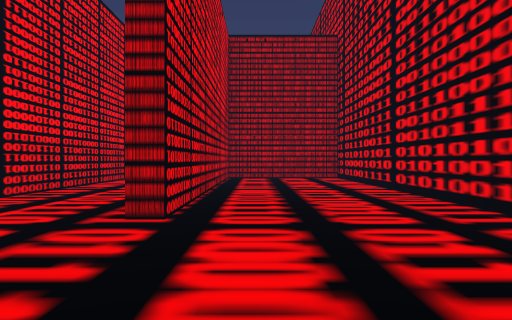
view 1 (above)

24 first-person views from a walk through a 3-D level made in the Unity game engine. The camera is 1.5 m above the floor, looks level and sees 70° across. The floor is counted in squares, 2 m on a side. Each view is taken from the middle of a square. On the plan, view 1 faces up. The plan holds only what a view shows up to about 11 squares ahead; the rest is blank. The place goes on beyond the plan. Some animated figures are not drawn.

view 2
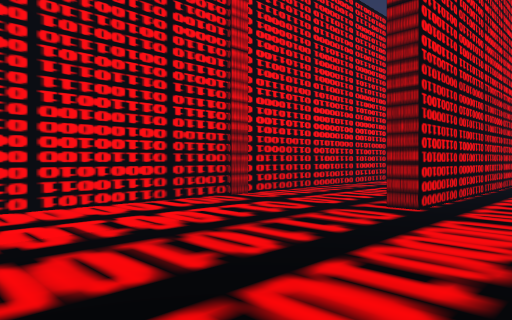

view 3
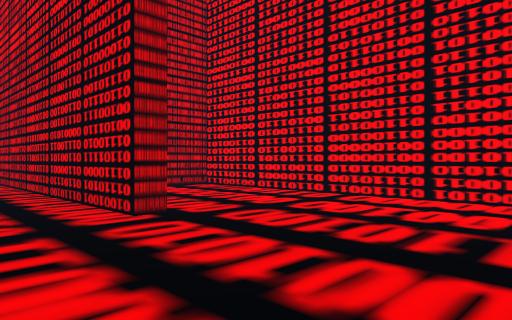

view 4
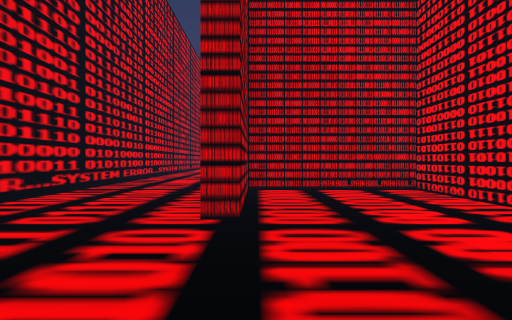

view 5
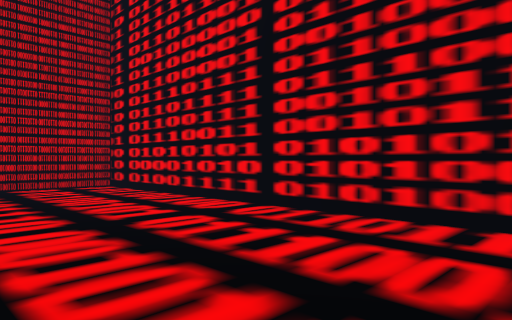

view 6
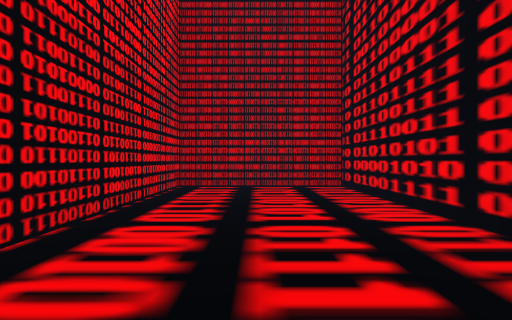

view 7
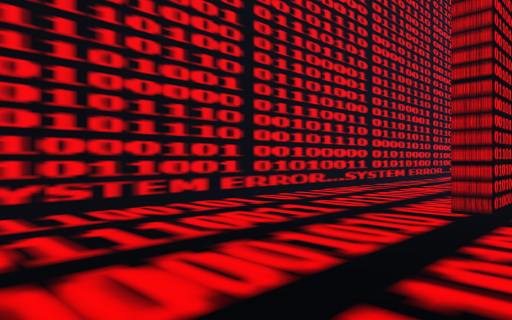

view 8
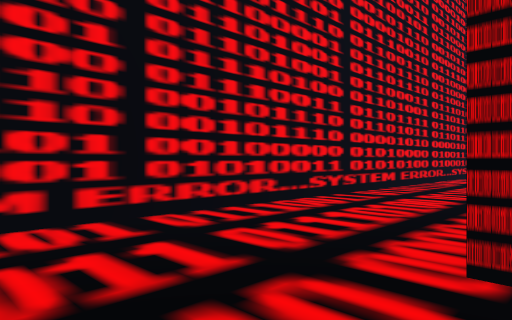

view 9
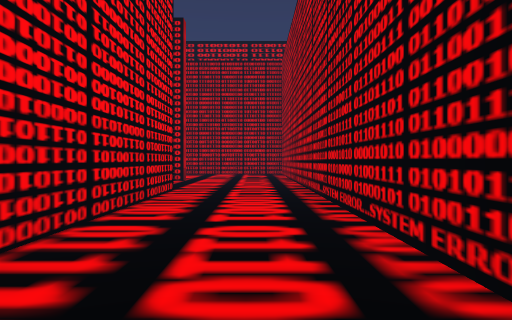

view 10
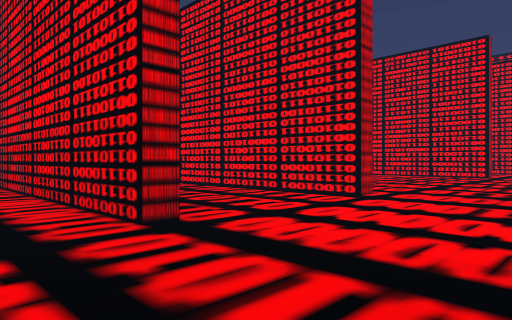

view 11
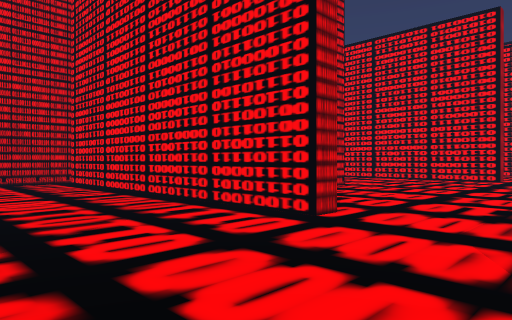

view 12
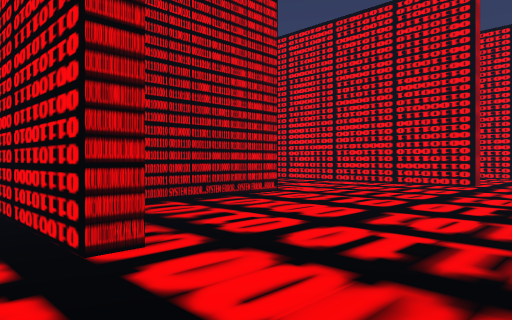

view 13
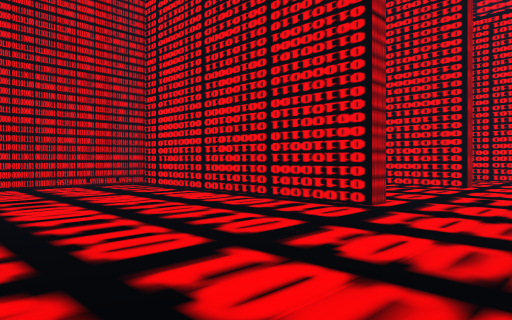

view 14
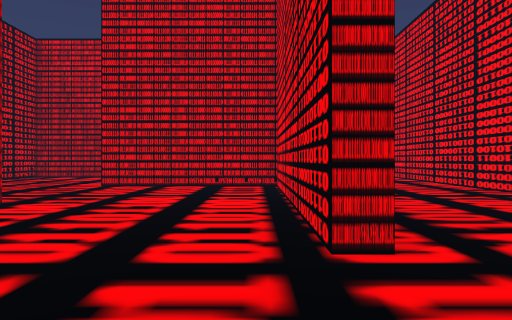

view 15
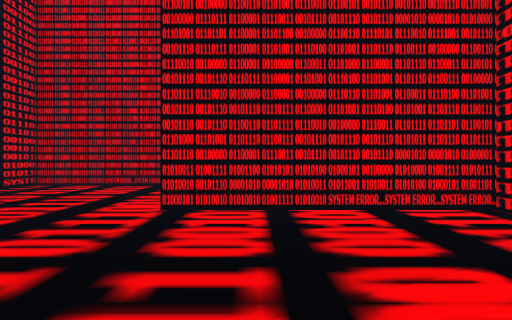

view 16
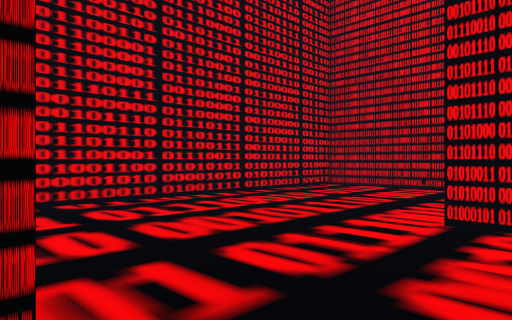

view 17
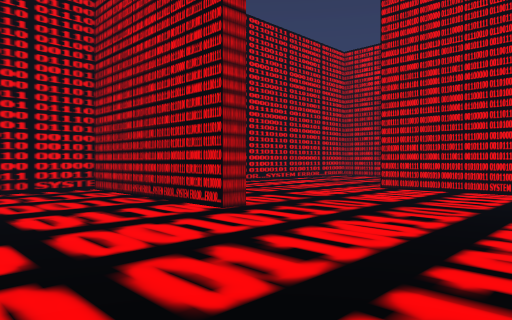

view 18
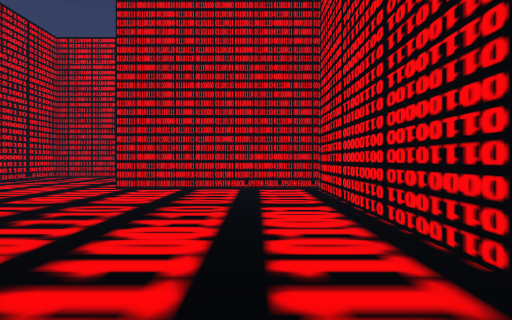

view 19
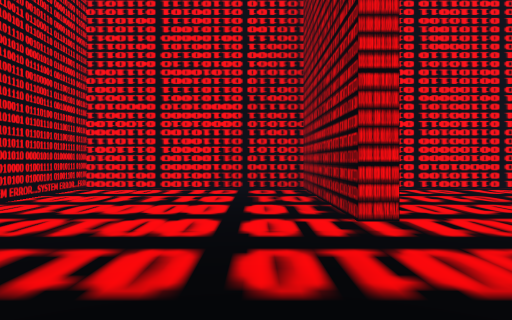

view 20
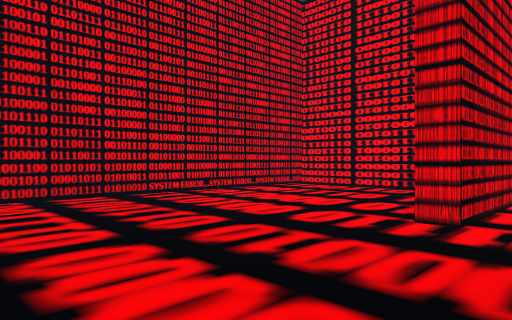

view 21
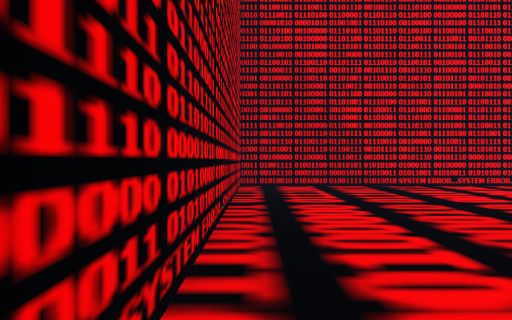

view 22
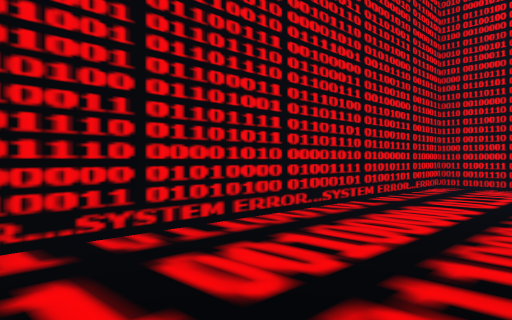

view 23
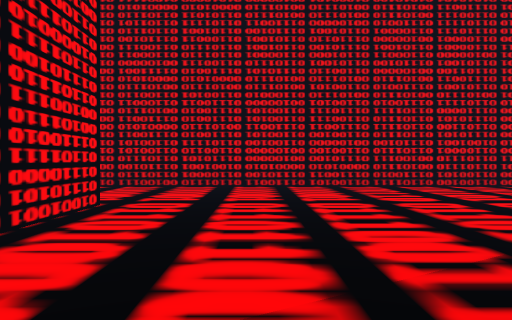

view 24
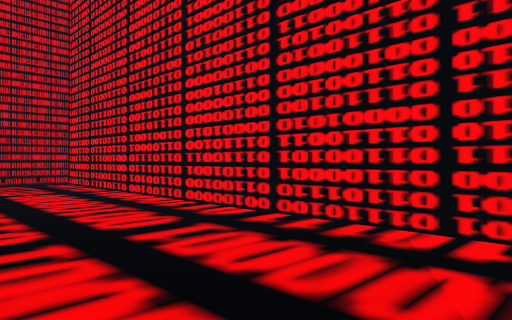

### Floor plan
Points are (right, up) in squares from view 1. A wall is a line through its corners. A room is listed if a view was taken in it or the views show most of it. See-through windows are left out.
Room 1 (views 1, 2, 3, 4, 5, 6, 7, 8, 9)
walls: (-0.8, -5.4) (-0.8, -1.6) (-0.3, -1.6) (-0.3, -10.1); (3.5, -10.1) (3.5, 3.1); (-1.6, 6.9) (-1.6, 14.5); (3.5, 4.9) (3.5, 15.5); (-5, 14.1) (-5, -6.2) (-0.7, -6.2); (3.5, 15.2) (-1.1, 15.2) (-1.1, 4.6) (-1.8, 4.6)
ways out: opening at (-3.5, 15) to room 2
Room 2 (views 10, 11, 12, 13, 14, 15, 16, 17, 18, 19, 20, 21, 22, 23, 24)
walls: (-15.6, 11.2) (-12.1, 11.2); (-9.4, 4.7) (-8.1, 4.7); (-15.6, 0.7) (-15.6, 1.3) (-10.6, 1.3) (-10.6, 9.5); (-20.6, 2.8) (-20.6, -4.3) (-15.5, -4.3) (-15.5, -4.7) (-20.6, -4.7) (-20.6, -10.4) (-10.6, -10.4) (-10.6, -0.5); (-10.6, 14.1) (-10.1, 14.1) (-10.1, 5.5); (-21.1, 14.1) (-20.6, 14.1) (-20.6, 6.5) (-15.5, 6.5); (-5.6, 14.1) (-5, 14.1); (-10.7, 18.3) (-22.5, 18.4); (-26.4, 14.1) (-25.9, 14.1) (-25.9, 1.2) (-24, 1.2); (-1.6, 14.5) (-1.6, 16)
ways out: opening at (-3.5, 15) to room 1

Positions as (right, up) in squares from view 1, and headings:
1: (0, 0), facing up
2: (1, -1), facing up-left
3: (2, 3), facing down-left
4: (-1, 3), facing down
5: (-1, 5), facing up-right
6: (1, 5), facing up
7: (-2, 4), facing down-right
8: (-1, 1), facing down-right
9: (-3, 5), facing up
10: (-3, 18), facing down-left
11: (-6, 17), facing down-left
12: (-9, 17), facing down-left
13: (-15, 17), facing down-left
14: (-20, 17), facing down
15: (-17, 12), facing down
16: (-17, 11), facing down-right
17: (-20, 5), facing down-right
18: (-19, 5), facing down
19: (-11, -6), facing left
20: (-11, -3), facing down-left
21: (-11, 0), facing down
22: (-14, 0), facing down-right
23: (-18, 8), facing up
24: (-22, 13), facing down-left
